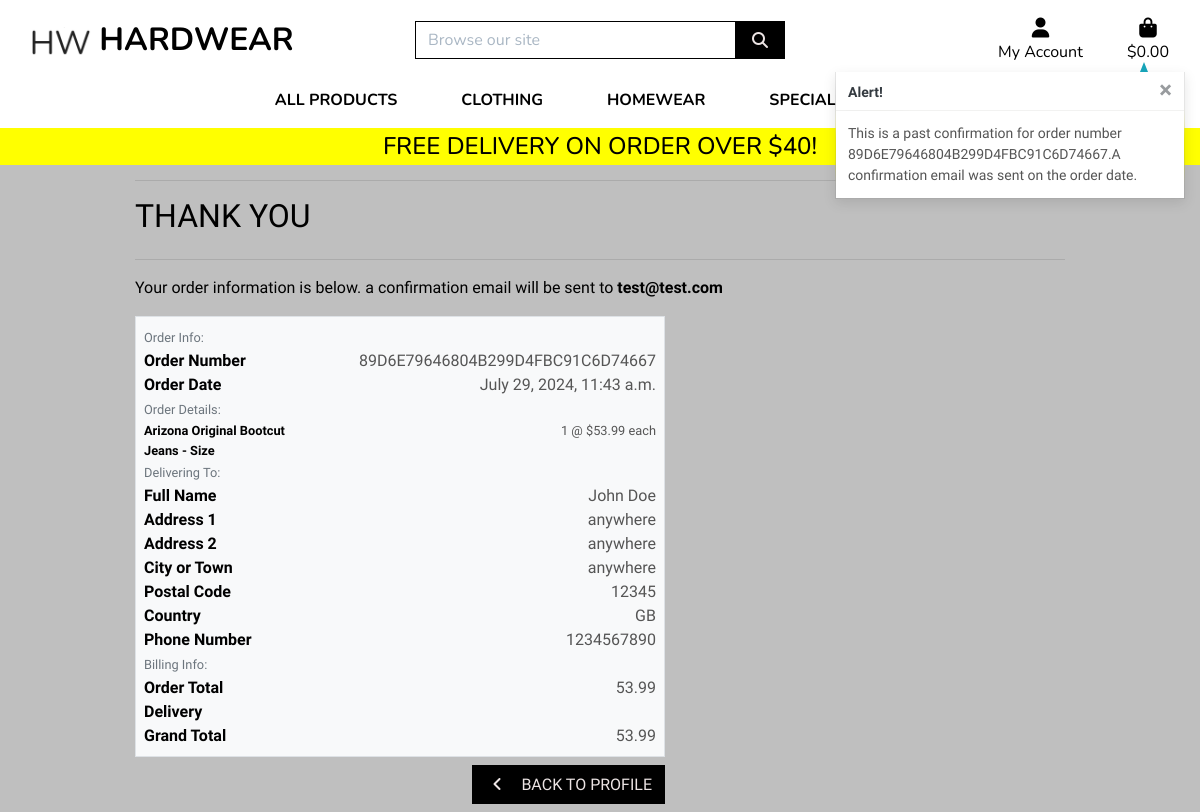
The page /profile/order_history/89D6E79646804B299D4FBC91C6D74667 on the database as committed earlier.
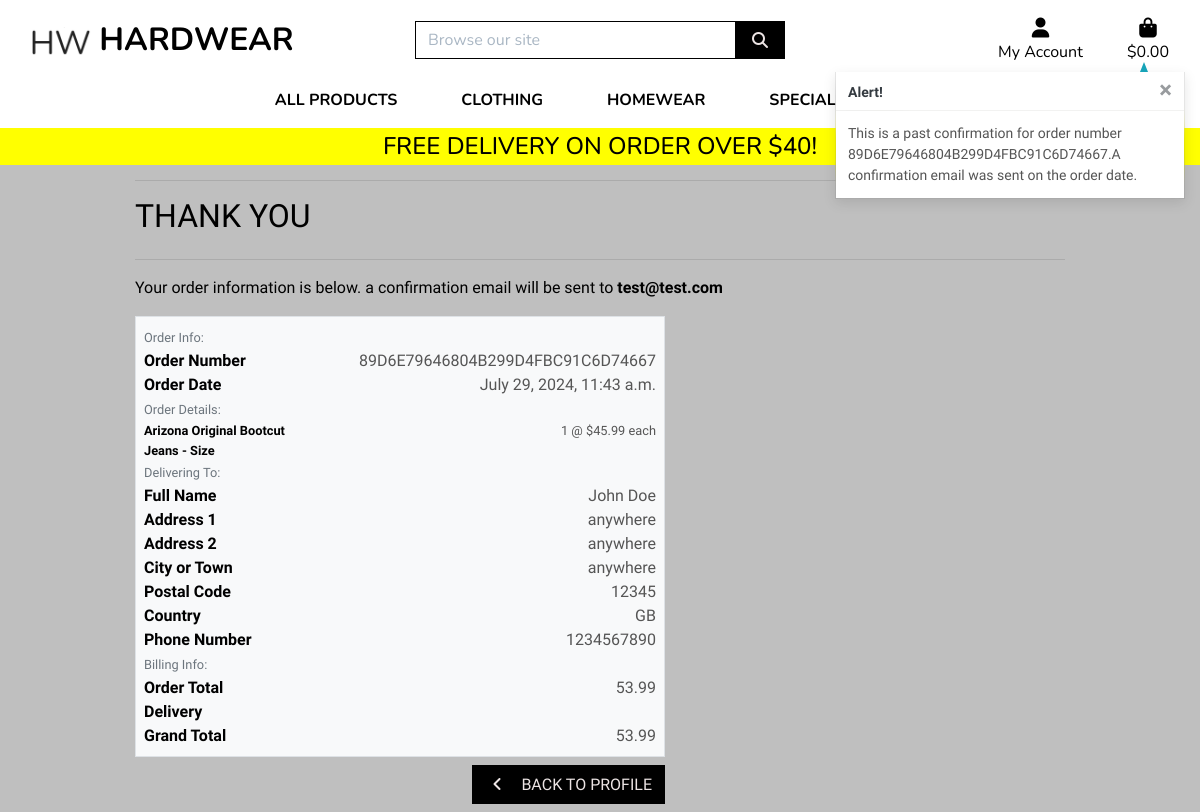
The same page on the database as committed later.
### checkout/models.py (models this page shows, shortened)
class OrderLineItem(models.Model):
    order = models.ForeignKey(Orders, null=False, blank=False, on_delete=models.CASCADE, related_name='lineitems')
    product = models.ForeignKey(Product, null=False, blank=False, on_delete=models.CASCADE)
    product_size = models.CharField(max_length=2, null=True, blank=True) # XS, S, M, L, LX
    quantity = models.IntegerField(null=False, blank=False, default=0)
    lineitem_total = models.DecimalField(max_digits=6, decimal_places=2, null=False, blank=False, editable=False)

### products/models.py (models this page shows, shortened)
class Product(models.Model):
    category = models.ForeignKey('Category', null=True, blank=True, on_delete=models.SET_NULL)
    sku = models.CharField(max_length=254, null=True, blank=True)
    name = models.CharField(max_length=254)
    description = models.TextField()
    sizes = models.BooleanField(default=False, null=True, blank=True)
    price = models.DecimalField(max_digits=6, decimal_places=2)
    rating = models.DecimalField(max_digits=6, decimal_places=2, null=True, blank=True)
    image_url = models.URLField(max_length=1024, null=True, blank=True)
    image = models.ImageField(null=True, blank=True)

### profiles/views.py (the view)
# urls.py: path('order_history/<order_number>', views.order_history, name='order_history'),
def order_history(request, order_number):
    order = get_object_or_404(Orders, order_number=order_number)
    messages.info(request, (
        f'This is a past confirmation for order number {order_number}.'
        'A confirmation email was sent on the order date.'
    ))
    template = 'checkout/checkout_success.html'
    context = {
        'order': order,
        'from_profile': True,
    }
    return render(request, template, context)

### bag/contexts.py (called while the page is built, shortened)
def bag_contents(request):
    bag_items = []
    total = 0
    product_count = 0
    bag = request.session.get('bag', {})
    if total < settings.FREE_DELIVERY_THRESHOLD:
        delivery = total * Decimal(settings.STANDARD_DELIVERY_PERCENTAGE / 100)
        free_delivery_delta = settings.FREE_DELIVERY_THRESHOLD - total
    else:
        delivery = 0
        free_delivery_delta = 0
    grand_total = delivery + total
    context = {
        'bag_items': bag_items,
        'total': total,
        'product_count': product_count,
        'delivery': delivery,
        'free_delivery_delta': free_delivery_delta,
        'free_delivery_threshold': settings.FREE_DELIVERY_THRESHOLD,
        'grand_total': grand_total,
    }
    return context

### checkout/templates/checkout/checkout_success.html (shortened to what the changed rows need)
{% extends "base.html" %}
{% load static %}
{% block extra_css %}
    <link rel="stylesheet" href="{% static 'checkout/css/checkout.css' %}">
{% endblock %}
{% block content %}
    <div class="container">
        <div class="row">
            <div class="col">
                <h2 class="logo-font mb-4 text-black">Thank You</h2>
            </div>
        </div>
        <div class="row">
            <div class="col-12 col-lg-7">
                <div class="order-confirmation-wrapper p-2 border order_form_color">
                    {% for item in order.lineitems.all %}
                    <div class="row">
                        <div class="col-12 col-md-4">
                            <p class="small mb-0 text-black font-weight-bold">
                                {{ item.product.name }}{% if item.product_size %} - Size {{ item.product.size|upper }}{% endif %}
                            </p>
                        </div>
                        <div class="col-12 col-md-8 text-md-right">
                            <p class="small mb-0">{{ item.quantity }} @ ${{ item.product.price}} each</p>
                        </div>
                    </div>
                    {% endfor %}
                </div>
            </div>
        </div>
    </div>
{% endblock %}

Rows that differ between the two databases and show on the page:
changed through a linked row, OrderLineItem "Arizona Original Bootcut Jeans": product.price "53.99" → "45.99"
